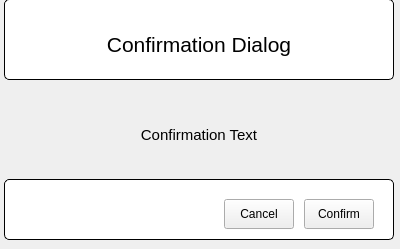
<?xml version="1.0" encoding="UTF-8"?>
<ui version="4.0">
 <class>ConfirmationDialog</class>
 <widget class="QMainWindow" name="ConfirmationDialog">
  <property name="geometry">
   <rect>
    <x>0</x>
    <y>0</y>
    <width>400</width>
    <height>249</height>
   </rect>
  </property>
  <property name="windowTitle">
   <string>Confirmation Dialog</string>
  </property>
  <widget class="QWidget" name="centralwidget">
   <widget class="QGroupBox" name="footerGroupBox">
    <property name="geometry">
     <rect>
      <x>4</x>
      <y>179</y>
      <width>390</width>
      <height>61</height>
     </rect>
    </property>
    <property name="styleSheet">
     <string notr="true">QGroupBox {
  	background-color: rgb(255, 255, 255);
      border: 1px solid black;
      border-radius: 5px;
      margin-top: 0.5em;
  }
  
  QGroupBox::title {
      subcontrol-origin: margin;
      left: 10px;
      padding: 0 3px 0 3px;
  }</string>
    </property>
    <property name="title">
     <string/>
    </property>
    <widget class="QPushButton" name="btnCancel">
     <property name="geometry">
      <rect>
       <x>220</x>
       <y>20</y>
       <width>70</width>
       <height>30</height>
      </rect>
     </property>
     <property name="text">
      <string>Cancel</string>
     </property>
    </widget>
    <widget class="QPushButton" name="btnConfirm">
     <property name="geometry">
      <rect>
       <x>300</x>
       <y>20</y>
       <width>70</width>
       <height>30</height>
      </rect>
     </property>
     <property name="text">
      <string>Confirm</string>
     </property>
     <property name="checkable">
      <bool>false</bool>
     </property>
     <property name="checked">
      <bool>false</bool>
     </property>
     <property name="autoDefault">
      <bool>false</bool>
     </property>
     <property name="default">
      <bool>false</bool>
     </property>
     <property name="flat">
      <bool>false</bool>
     </property>
    </widget>
   </widget>
   <widget class="QLabel" name="confirmationMessage">
    <property name="geometry">
     <rect>
      <x>9</x>
      <y>95</y>
      <width>380</width>
      <height>80</height>
     </rect>
    </property>
    <property name="font">
     <font>
      <pointsize>11</pointsize>
     </font>
    </property>
    <property name="text">
     <string>Confirmation Text</string>
    </property>
    <property name="alignment">
     <set>Qt::AlignCenter</set>
    </property>
    <property name="wordWrap">
     <bool>true</bool>
    </property>
   </widget>
   <widget class="QGroupBox" name="titleGroupBox">
    <property name="geometry">
     <rect>
      <x>4</x>
      <y>-1</y>
      <width>390</width>
      <height>81</height>
     </rect>
    </property>
    <property name="styleSheet">
     <string notr="true">QGroupBox {
  	background-color: rgb(255, 255, 255);
      border: 1px solid black;
      border-radius: 5px;
      margin-top: 0.5em;
  }
  
  QGroupBox::title {
      subcontrol-origin: margin;
      left: 10px;
      padding: 0 3px 0 3px;
  }</string>
    </property>
    <property name="title">
     <string/>
    </property>
    <widget class="QLabel" name="titleLabel">
     <property name="geometry">
      <rect>
       <x>10</x>
       <y>20</y>
       <width>370</width>
       <height>51</height>
      </rect>
     </property>
     <property name="font">
      <font>
       <family>Ubuntu</family>
       <pointsize>16</pointsize>
       <weight>50</weight>
       <italic>false</italic>
       <bold>false</bold>
      </font>
     </property>
     <property name="styleSheet">
      <string notr="true">QLabel#mainTitle {
  	font: 16pt &quot;Ubuntu&quot;;
  }</string>
     </property>
     <property name="text">
      <string>Confirmation Dialog</string>
     </property>
     <property name="alignment">
      <set>Qt::AlignCenter</set>
     </property>
     <property name="wordWrap">
      <bool>true</bool>
     </property>
    </widget>
   </widget>
  </widget>
 </widget>
 <resources/>
 <connections/>
</ui>
